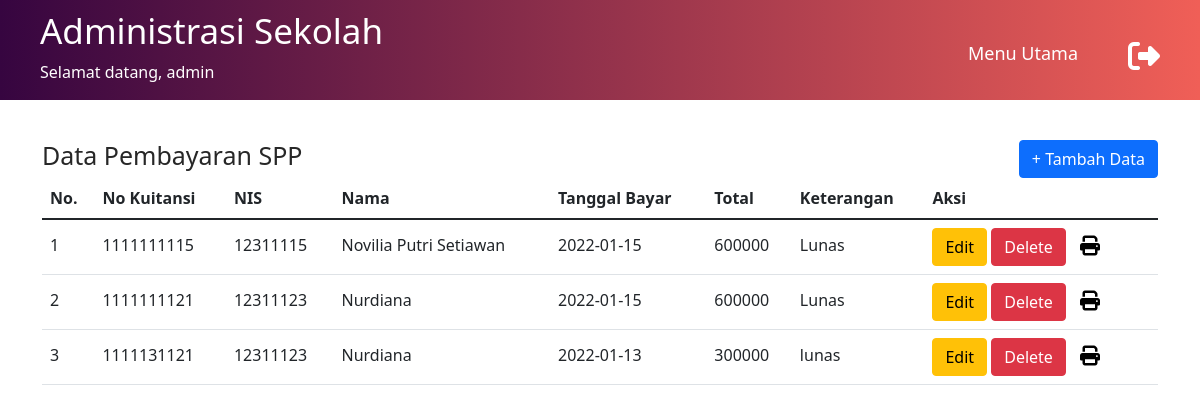
The page /data-spp.php (signed in) on the database its author committed.
### tables this page shows
CREATE TABLE `spp` (
  `no_kuitansi` char(10) NOT NULL,
  `tgl_bayar` date NOT NULL,
  `ket_bayar` varchar(20) NOT NULL,
  `total` int(8) NOT NULL,
  `nis` char(8) NOT NULL
);

CREATE TABLE `siswa` (
  `nis` char(8) NOT NULL,
  `nama` varchar(50) NOT NULL,
  `jns_kelamin` varchar(10) NOT NULL,
  `alamat` varchar(50) NOT NULL,
  `kd_kelas` char(4) NOT NULL
);

### functions.php (called while the page is built, shortened)
<?php
$conn = mysqli_connect("localhost", "root", "", "sekolah_database");
function query($query) {
	global $conn;
	$result = mysqli_query($conn, $query);
	$rows = [];
	while( $row = mysqli_fetch_assoc($result) ) {
		$rows[] = $row;
	}
	return $rows;
}
?>

### data-spp.php (the view, shortened to what this page needs)
<?php
require 'functions.php';
$spp = query("SELECT * FROM spp, siswa where siswa.nis=spp.nis");
?>
<!DOCTYPE html>
<html lang="en">
<head>
    <link rel="stylesheet" href="assets/css/main.css">
    <link href="https://cdn.jsdelivr.net/npm/bootstrap@5.1.3/dist/css/bootstrap.min.css" rel="stylesheet"
>
</head>
<body>
    <header>
        <div class="welcome">
            <h1>Administrasi Sekolah</h1>
            <p>Selamat datang,
                <?php
                echo $_SESSION['username'];
                ?>
            </p>
        </div>
        <nav>
            <ul>
                <li><a href="index.php">Menu Utama</a></li>
            </ul>
        </nav>
        <a href="logout.php"><i class="fa fa-sign-out fa-2x" aria-hidden="true"></i></a>
    </header>
    <section id="data-spp" class="container">
        <div class="top-data">
            <h1>Data Pembayaran SPP</h1>
            <button type="button" class="btn btn-primary"><a href="tambah-spp.php"
                    style="color: #fff; text-decoration:none;"> + Tambah Data</a></button>
        </div>
        <div class="list-spp">
            <table class="table table-hover">
                <thead>
                    <tr>
                        <th scope="col">No.</th>
                        <th scope="col">No Kuitansi</th>
                        <th scope="col">NIS</th>
                        <th scope="col">Nama</th>
                        <th scope="col">Tanggal Bayar</th>
                        <th scope="col">Total</th>
                        <th scope="col">Keterangan</th>
                        <th scope="col">Aksi</th>
                    </tr>
                </thead>
                <tbody>
                    <?php $i = 1; ?>
                    <?php foreach ($spp as $row) : ?>
                    <tr>
                        <td scope="row"><?= $i; ?></td>
                        <td scope="row"><?= $row["no_kuitansi"]; ?></td>
                        <td><?= $row["nis"]; ?></td>
                        <td><?= $row["nama"]; ?></td>
                        <td><?= $row["tgl_bayar"]; ?></td>
                        <td><?= $row["total"]; ?></td>
                        <td><?= $row["ket_bayar"]; ?></td>
                        <td class="button-action">
                            <a href="ubah-spp.php?no_kuitansi=<?= $row["no_kuitansi"]; ?>"><button type="button"
                                    class="btn btn-warning">Edit</button></a>
                            <a href="hapus-spp.php?no_kuitansi=<?= $row["no_kuitansi"]; ?>"><button type="button"
                                    class="btn btn-danger">Delete</button></a>
                            <a href="cetak-spp.php?no_kuitansi=<?= $row["no_kuitansi"]; ?>"><i class="fa fa-print fa-lg"
                                    aria-hidden="true" style="color: #000; padding:5px 10px"></i></a>
                        </td>
                    </tr>
                    <?php $i++; ?>
                    <?php endforeach; ?>
                </tbody>
            </table>
        </div>
    </section>
</body>
</html>

### assets/css/main.css (style rules this page uses)
* { margin: 0; padding: 0; box-sizing: border-box; text-decoration: none; list-style: none; }
body { font-family: 'Poppins', sans-serif; }
.container { width: 80%; margin: auto; }
header { width: 100%; padding: 0 40px; background: #f05f57; background: -webkit-linear-gradient(to left, #f05f57, #360540); background: linear-gradient(to left, #f05f57, #360540); display: flex; flex-direction: row; color: #fff; }
header .welcome { flex: 2; }
header .welcome h1 { font-size: 35px; padding-top: 10px; }
header ul { flex: 3; text-align: center; }
header i { padding-top: 40px; }
.fa-sign-out { color: #fff; }
header ul li { display: inline-block; font-size: 18px; margin-right: 30px; padding-top: 40px; align-items: center; }
header ul li a { color: #fff; padding: 10px 20px; border-radius: 10px; -webkit-border-radius: 10px; -moz-border-radius: 10px; -ms-border-radius: 10px; -o-border-radius: 10px; text-decoration: none; transition: all .5s; -webkit-transition: all .5s; -moz-transition: all .5s; -ms-transition: all .5s; -o-transition: all .5s; }
section { margin-top: 40px !important; }
.top-data h1 { color: #272727; float: left; }
.top-data button { float: right; color: #fff; text-decoration: none; }
a { color: #fff !important; text-decoration: none !important; }
.top-data { position: relative; margin-top: 30px; }
.top-data h1, body section h1 { font-size: 25px; display: block; }
tr td { line-height: 35px; }

### rows shown on the page
spp: no_kuitansi "1111111115", siswa.nis "12311115", siswa.nama "Novilia Putri Setiawan", tgl_bayar "2022-01-15", total "600000", ket_bayar "Lunas"
spp: no_kuitansi "1111111121", siswa.nis "12311123", siswa.nama "Nurdiana", tgl_bayar "2022-01-15", total "600000", ket_bayar "Lunas"
spp: no_kuitansi "1111131121", siswa.nis "12311123", siswa.nama "Nurdiana", tgl_bayar "2022-01-13", total "300000", ket_bayar "lunas"

### other values the page prints
$_SESSION['username'] "admin"
